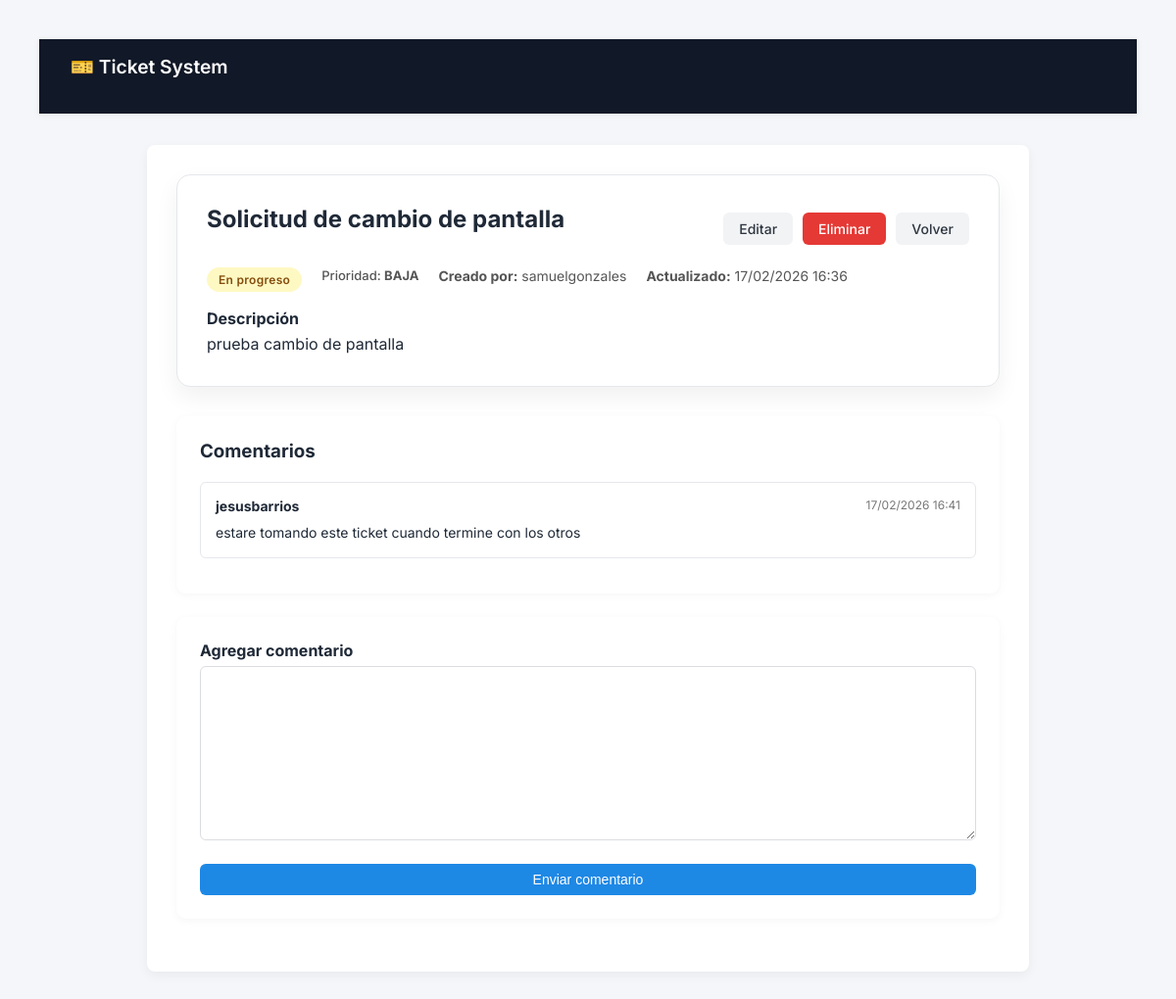
The app's page /15/ (signed in) with its own data.
### tickets/models.py (models this page shows, shortened)
class Ticket(models.Model):
    class Estado(models.TextChoices):
        ABIERTO = 'ABIERTO', 'Abierto'
        EN_PROGRESO = 'EN_PROGRESO', 'En progreso'
        CERRADO = 'CERRADO', 'Cerrado'
    class Prioridad(models.TextChoices):
        BAJA = 'BAJA', 'Baja'
        MEDIA = 'MEDIA', 'Media'
        ALTA = 'ALTA', 'Alta'
    titulo = models.CharField(max_length=200)
    descripcion = models.TextField()
    categoria = models.CharField(max_length=100)
    prioridad = models.CharField(
        max_length=10,
        choices=Prioridad.choices,
        default=Prioridad.MEDIA
    )
    estado = models.CharField(
        max_length=20,
        choices=Estado.choices,
        default=Estado.ABIERTO
    )
    usuario = models.ForeignKey(
    User,
    on_delete=models.CASCADE,
    related_name='tickets',
    null=True,
    blank=True
    )
    created_at = models.DateTimeField(auto_now_add=True)
    updated_at = models.DateTimeField(auto_now=True)

class Comentario(models.Model):
    ticket = models.ForeignKey(
        Ticket,
        on_delete=models.CASCADE,
        related_name='comentarios'
    )
    usuario = models.ForeignKey(
        User,
        on_delete=models.CASCADE,
        related_name='comentarios'
    )
    descripcion = models.TextField()
    fecha_registro = models.DateTimeField(auto_now_add=True)
    class Meta:
        ordering = ['fecha_registro']

### tickets/views.py (the view)
# urls.py: path('<int:pk>/', views.ticket_detail, name='ticket_detail'),
@login_required
def ticket_detail(request, pk):
    ticket = get_object_or_404(Ticket, pk=pk)
    es_admin = request.user.groups.filter(name='Administrador').exists()
    if not es_admin and ticket.usuario != request.user:
        raise PermissionDenied
    if request.method == 'POST':
        form = ComentarioForm(request.POST)
        if form.is_valid():
            comentario = form.save(commit=False)
            comentario.ticket = ticket
            comentario.usuario = request.user
            comentario.save()
            return redirect('ticket_detail', pk=pk)
    else:
        form = ComentarioForm()
    comentarios = ticket.comentarios.select_related('usuario').all().order_by('fecha_registro')
    return render(request, 'tickets/ticket_detail.html', {
        'ticket': ticket,
        'comentarios': comentarios,
        'form': form,
        'es_admin': es_admin
    })

### tickets/forms.py
class ComentarioForm(forms.ModelForm):
    class Meta:
        model = Comentario
        fields = ['descripcion']

### tickets/templates/tickets/ticket_detail.html (shortened to what this page needs)
{% extends "base.html" %}
{% block content %}
<div class="container">
  <div class="ticket-detail-card">
    <div class="ticket-detail-header">
      <div>
        <h2>{{ ticket.titulo }}</h2>
      </div>
      <div class="ticket-actions">
        <a href="{% url 'ticket_update' ticket.pk %}" class="btn btn-secondary">
          Editar
        </a>
        <a href="{% url 'ticket_delete' ticket.pk %}" class="btn btn-danger">
          Eliminar
        </a>
        <a href="{% url 'ticket_list' %}" class="btn btn-secondary">
          Volver
        </a>
      </div>
    </div>
    <div class="ticket-detail-meta">
      {% if ticket.estado == "ABIERTO" %}
        <span class="badge badge-abierto">Abierto</span>
      {% elif ticket.estado == "EN_PROGRESO" %}
        <span class="badge badge-progreso">En progreso</span>
      {% else %}
        <span class="badge badge-cerrado">Cerrado</span>
      {% endif %}
      <span class="priority">
        Prioridad: <strong>{{ ticket.prioridad }}</strong>
      </span>
      <span>
        <strong>Creado por:</strong> {{ ticket.usuario.username }}
      </span>
      <span>
        <strong>Actualizado:</strong>
        {{ ticket.updated_at|date:"d/m/Y H:i" }}
      </span>
    </div>
    <div class="ticket-description">
      <h4>Descripción</h4>
      <p>{{ ticket.descripcion }}</p>
    </div>
  </div>
  <div class="card">
    <h3>Comentarios</h3>
    <div class="comments-container">
      {% for comentario in comentarios %}
        <div class="comment-card">
          <div class="comment-header">
            <strong>{{ comentario.usuario.username }}</strong>
            <span class="comment-date">
              {{ comentario.fecha_registro|date:"d/m/Y H:i" }}
            </span>
          </div>
          <div class="comment-body">
            {{ comentario.descripcion }}
          </div>
        </div>
      {% empty %}
        <p class="empty-message">
          No hay comentarios aún.
        </p>
      {% endfor %}
    </div>
  </div>
  <div class="card">
    <h4>Agregar comentario</h4>
    <form method="post" class="comment-form">
      {{ form.descripcion }}
      <button type="submit" class="btn btn-primary">
        Enviar comentario
      </button>
    </form>
  </div>
</div>
{% endblock %}

### static/css/styles.css (style rules this page uses)
* { margin: 0; padding: 0; box-sizing: border-box; }
body { font-family: -apple-system, BlinkMacSystemFont, "Segoe UI", Roboto, sans-serif; background-color: #f5f6fa; color: #2f3640; padding: 40px; }
.container { max-width: 900px; margin: auto; background: white; padding: 30px; border-radius: 8px; box-shadow: 0 4px 12px rgba(0,0,0,0.05); }
h1, h2, h3 { margin-bottom: 20px; }
a { text-decoration: none; color: #0984e3; font-weight: 500; }
button { background-color: #0984e3; color: white; border: none; padding: 8px 14px; border-radius: 6px; cursor: pointer; font-size: 14px; }
input, select, textarea { width: 100%; padding: 8px; margin: 6px 0 14px 0; border-radius: 6px; border: 1px solid #dcdde1; font-size: 14px; }
.badge { padding: 3px 8px; border-radius: 4px; font-size: 12px; font-weight: bold; color: white; }
.badge-progreso { background-color: #fdcb6e; color: #2d3436; }
.priority { font-size: 13px; font-weight: 500; }
.btn { display: inline-flex; align-items: center; justify-content: center; padding: 8px 16px; border-radius: 6px; font-size: 14px; font-weight: 500; border: none; cursor: pointer; transition: all 0.15s ease; text-decoration: none; }
.btn-primary { background-color: #1e88e5; color: white; }
.btn-secondary { background-color: #f1f3f5; color: #2f3640; }
.btn-danger { background-color: #e53935; color: white; }
.ticket-detail-card { padding: 20px; border: 1px solid #e5e7eb; border-radius: 8px; margin-bottom: 25px; background-color: #fafafa; }
.ticket-detail-header { display: flex; justify-content: space-between; align-items: center; gap: 15px; }
.ticket-actions { display: flex; gap: 10px; }
.ticket-detail-meta { margin: 15px 0; display: flex; gap: 20px; font-size: 14px; color: #555; }
.ticket-description { margin-top: 10px; line-height: 1.6; }
.comments-container { margin-top: 20px; }
.comment-card { padding: 15px; border: 1px solid #e5e7eb; border-radius: 6px; margin-bottom: 12px; background-color: white; transition: box-shadow 0.15s ease; }
.comment-header { display: flex; justify-content: space-between; margin-bottom: 8px; font-size: 14px; }
.comment-date { color: #777; font-size: 12px; }
.comment-body { font-size: 14px; line-height: 1.5; }
.comment-form { display: flex; flex-direction: column; gap: 10px; }
.comment-form textarea { min-height: 80px; }
body { font-family: 'Inter', sans-serif; background-color: #f4f6f9; color: #1f2937; }
.card { background: white; padding: 1.5rem; border-radius: 10px; box-shadow: 0 2px 8px rgba(0,0,0,0.04); margin-bottom: 1.5rem; }
.badge { padding: 0.3rem 0.7rem; border-radius: 20px; font-size: 0.75rem; font-weight: 600; }
.badge { padding: 5px 12px; border-radius: 20px; font-size: 12px; font-weight: 600; letter-spacing: 0.3px; }
.badge-progreso { background-color: #fef9c3; color: #854d0e; }
.ticket-detail-card { padding: 30px; border-radius: 14px; background: #ffffff; box-shadow: 0 10px 25px rgba(0,0,0,0.06); margin-bottom: 30px; }

### records on screen
Ticket: titulo "Solicitud de cambio de pantalla", prioridad "BAJA", usuario.username "samuelgonzales", updated_at "17/02/2026 16:36", descripcion "prueba cambio de pantalla"
Comentario: usuario.username "jesusbarrios", fecha_registro "17/02/2026 16:41", descripcion "estare tomando este ticket cuando termine con los otros"
